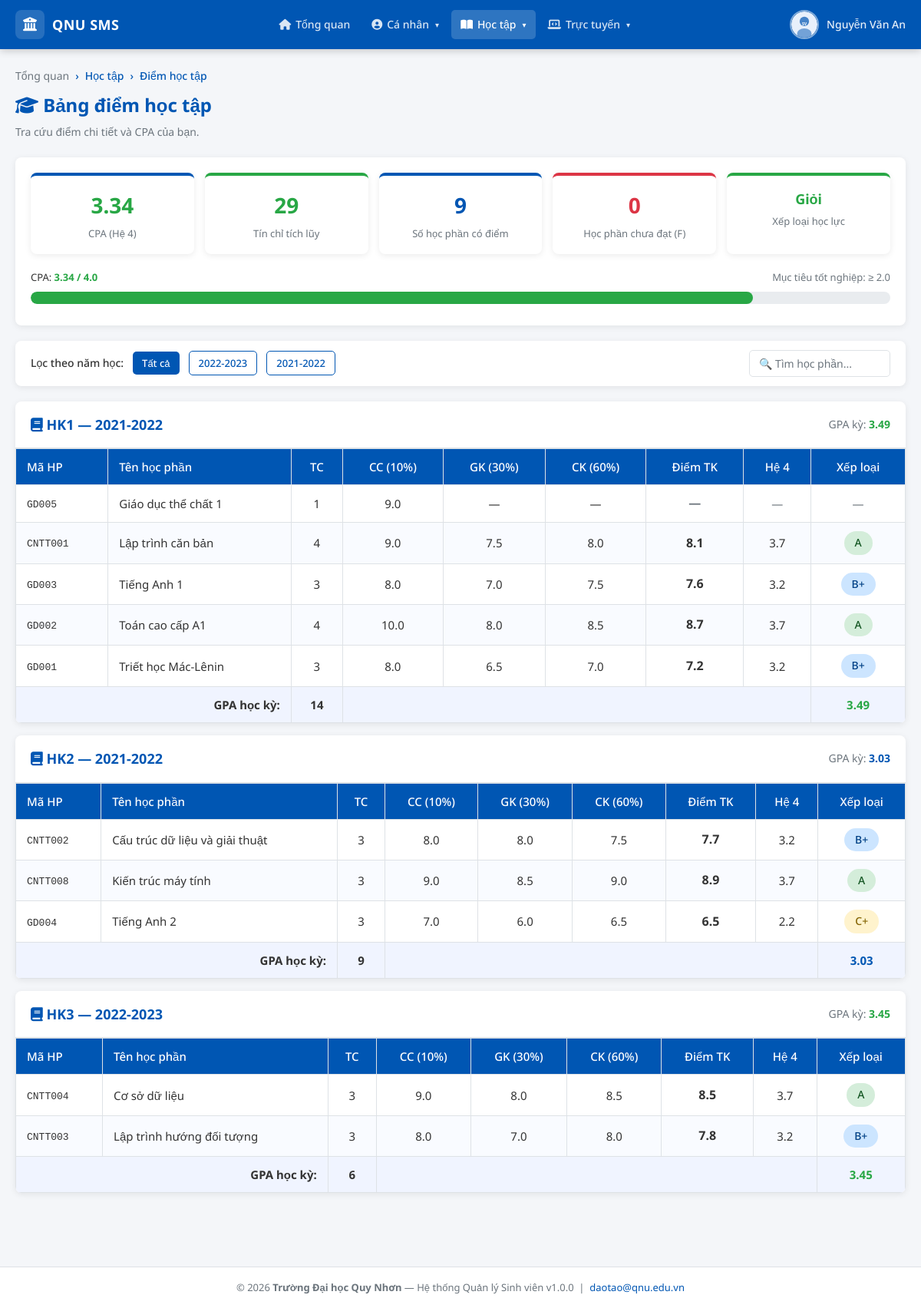
Page /student/hoc_tap/diem_hoc_tap.php (signed in) on the committed database.
### tables this page shows
CREATE TABLE IF NOT EXISTS `sinh_vien` (
  `id` INT AUTO_INCREMENT PRIMARY KEY,
  `user_id` INT NOT NULL,
  `ma_sv` VARCHAR(20) NOT NULL UNIQUE,
  `ho_ten` VARCHAR(100) NOT NULL,
  `ngay_sinh` DATE,
  `gioi_tinh` ENUM('Nam','Nữ','Khác') DEFAULT 'Nam',
  `dia_chi` TEXT,
  `email` VARCHAR(100),
  `so_dien_thoai` VARCHAR(15),
  `nganh` VARCHAR(100),
  `khoa` VARCHAR(100),
  `lop` VARCHAR(50),
  `nien_khoa` VARCHAR(20),
  `trang_thai` ENUM('Đang học','Tạm dừng','Tốt nghiệp','Thôi học') DEFAULT 'Đang học',
  `anh_dai_dien` VARCHAR(255) DEFAULT NULL,
  FOREIGN KEY (`user_id`) REFERENCES `users`(`id`) ON DELETE CASCADE
);

CREATE TABLE IF NOT EXISTS `diem_hoc_tap` (
  `id` INT AUTO_INCREMENT PRIMARY KEY,
  `sinh_vien_id` INT NOT NULL,
  `hoc_phan_id` INT NOT NULL,
  `hoc_ky` INT NOT NULL,
  `nam_hoc` VARCHAR(20) NOT NULL,
  `diem_cc` FLOAT DEFAULT NULL COMMENT 'Điểm chuyên cần (10%)',
  `diem_gk` FLOAT DEFAULT NULL COMMENT 'Điểm giữa kỳ (30%)',
  `diem_ck` FLOAT DEFAULT NULL COMMENT 'Điểm cuối kỳ (60%)',
  `diem_tong` FLOAT DEFAULT NULL COMMENT 'Điểm tổng kết (thang 10)',
  `diem_chu` VARCHAR(5) DEFAULT NULL COMMENT 'A+, A, B+, B, ...',
  `diem_he4` FLOAT DEFAULT NULL COMMENT 'Điểm hệ 4',
  UNIQUE KEY `unique_diem` (`sinh_vien_id`,`hoc_phan_id`,`hoc_ky`,`nam_hoc`),
  FOREIGN KEY (`sinh_vien_id`) REFERENCES `sinh_vien`(`id`) ON DELETE CASCADE,
  FOREIGN KEY (`hoc_phan_id`) REFERENCES `hoc_phan`(`id`) ON DELETE CASCADE
);

CREATE TABLE IF NOT EXISTS `hoc_phan` (
  `id` INT AUTO_INCREMENT PRIMARY KEY,
  `ma_hp` VARCHAR(20) NOT NULL UNIQUE,
  `ten_hp` VARCHAR(150) NOT NULL,
  `so_tin_chi` INT NOT NULL DEFAULT 3,
  `loai` ENUM('Bắt buộc','Tự chọn','Đại cương') DEFAULT 'Bắt buộc',
  `hoc_ky` INT NOT NULL DEFAULT 1,
  `nien_khoa` VARCHAR(20),
  `thu` TINYINT DEFAULT NULL COMMENT '2=Thứ 2, ..., 8=Chủ nhật',
  `tiet_bat_dau` TINYINT DEFAULT NULL,
  `so_tiet` TINYINT DEFAULT NULL,
  `phong_hoc` VARCHAR(50) DEFAULT NULL,
  `giang_vien` VARCHAR(100) DEFAULT NULL,
  `si_so_toi_da` INT DEFAULT 50,
  `si_so_hien_tai` INT DEFAULT 0,
  `ma_hp_tien_quyet` VARCHAR(20) DEFAULT NULL
);

### includes/session.php (called while the page is built, shortened)
<?php
function getCurrentStudent(): ?array {
    $db = getDB();
    $uid = (int)$_SESSION['user_id'];
    $sql = "SELECT sv.*, u.username FROM sinh_vien sv
            JOIN users u ON u.id = sv.user_id
            WHERE sv.user_id = ?";
    $stmt = $db->prepare($sql);
    $stmt->bind_param('i', $uid);
    $stmt->execute();
    $result = $stmt->get_result();
    return $result->fetch_assoc() ?: null;
}
function e(string $str): string {
    return htmlspecialchars($str, ENT_QUOTES, 'UTF-8');
}
function badgeDiemChu(string $chu): string {
    $map = ['A+'=>'success','A'=>'success','B+'=>'primary','B'=>'primary',
            'C+'=>'warning','C'=>'warning','D+'=>'secondary','D'=>'secondary','F'=>'danger'];
    return $map[$chu] ?? 'secondary';
}
?>

### student/hoc_tap/diem_hoc_tap.php (the view, shortened to what this page needs)
<?php
require_once ROOT . '/includes/session.php';
$sv = getCurrentStudent();
$db  = getDB();
$sid = (int)$sv['id'];
$nh_filter = $db->real_escape_string($_GET['nh'] ?? '');
$list_nh = $db->query("SELECT DISTINCT nam_hoc FROM diem_hoc_tap WHERE sinh_vien_id=$sid ORDER BY nam_hoc DESC")->fetch_all(MYSQLI_ASSOC);
$where_nh = $nh_filter ? "AND d.nam_hoc='$nh_filter'" : '';
$diem_list = $db->query("
    SELECT d.*, hp.ten_hp, hp.ma_hp, hp.so_tin_chi, hp.loai
    FROM diem_hoc_tap d
    JOIN hoc_phan hp ON hp.id = d.hoc_phan_id
    WHERE d.sinh_vien_id = $sid $where_nh
    ORDER BY d.nam_hoc, d.hoc_ky, hp.ten_hp
")->fetch_all(MYSQLI_ASSOC);
$by_nh_hk = [];
foreach ($diem_list as $d) {
    $by_nh_hk[$d['nam_hoc']][$d['hoc_ky']][] = $d;
}
$r_cpa = $db->query("
    SELECT SUM(d.diem_he4 * hp.so_tin_chi) / SUM(hp.so_tin_chi) AS cpa,
           SUM(hp.so_tin_chi) AS tc_tich_luy,
           COUNT(*) AS so_mon
    FROM diem_hoc_tap d
    JOIN hoc_phan hp ON hp.id = d.hoc_phan_id
    WHERE d.sinh_vien_id = $sid AND d.diem_he4 IS NOT NULL
");
$cpa_data = $r_cpa->fetch_assoc();
$cpa        = round((float)($cpa_data['cpa'] ?? 0), 2);
$tc_tich_luy= (int)($cpa_data['tc_tich_luy'] ?? 0);
$so_mon     = (int)($cpa_data['so_mon'] ?? 0);
$r_f = $db->query("SELECT COUNT(*) AS cnt FROM diem_hoc_tap WHERE sinh_vien_id=$sid AND diem_he4 IS NOT NULL AND diem_he4 < 1.0");
$so_mon_F = (int)($r_f->fetch_assoc()['cnt'] ?? 0);
function xepLoaiHocLuc(float $cpa): string {
    if ($cpa >= 3.2) return 'Giỏi';
    return 'Yếu';
}
function colorCPA(float $cpa): string {
    if ($cpa >= 3.2) return 'var(--success)';
    if ($cpa >= 2.5) return 'var(--primary)';
    return 'var(--danger)';
}
$active_menu = 'hoc_tap';
require_once ROOT . '/includes/header.php';
?>
<?php require_once ROOT . '/includes/navbar_student.php'; ?>
<div class="student-wrapper">
  <div class="student-container">
    <div class="page-title fade-in">
      <div class="breadcrumb">
        <a href="<?= BASE_URL ?>/student/dashboard.php">Tổng quan</a>
        <span>›</span><span>Học tập</span>
        <span>›</span><span>Điểm học tập</span>
      </div>
      <h1><i class="fas fa-graduation-cap"></i> Bảng điểm học tập</h1>
      <p>Tra cứu điểm chi tiết và CPA của bạn.</p>
    </div>
    <div class="card mb-20 fade-in">
      <div class="card-body">
        <div class="diem-summary">
          <div class="diem-summary-item">
            <div class="ds-value" style="color:<?= colorCPA($cpa) ?>"><?= number_format($cpa, 2) ?></div>
            <div class="ds-label">CPA (Hệ 4)</div>
          </div>
          <div class="diem-summary-item green-top">
            <div class="ds-value"><?= $tc_tich_luy ?></div>
            <div class="ds-label">Tín chỉ tích lũy</div>
          </div>
          <div class="diem-summary-item">
            <div class="ds-value"><?= $so_mon ?></div>
            <div class="ds-label">Số học phần có điểm</div>
          </div>
          <div class="diem-summary-item red-top">
            <div class="ds-value"><?= $so_mon_F ?></div>
            <div class="ds-label">Học phần chưa đạt (F)</div>
          </div>
          <div class="diem-summary-item green-top">
            <div class="ds-value" style="font-size:18px"><?= xepLoaiHocLuc($cpa) ?></div>
            <div class="ds-label">Xếp loại học lực</div>
          </div>
        </div>
        <div>
          <div style="display:flex;justify-content:space-between;font-size:13px;margin-bottom:6px">
            <span>CPA: <strong style="color:<?= colorCPA($cpa) ?>"><?= number_format($cpa,2) ?> / 4.0</strong></span>
            <span style="color:var(--text-muted)">Mục tiêu tốt nghiệp: ≥ 2.0</span>
          </div>
          <div class="progress" style="height:16px">
            <div class="progress-bar <?= $cpa >= 3.2 ? 'green' : ($cpa >= 2.0 ? '' : 'red') ?>"
                 style="width:0" data-width="<?= min(100, round($cpa/4*100)) ?>"></div>
          </div>
        </div>
      </div>
    </div>
    <div class="card mb-20 fade-in">
      <div class="card-body" style="padding:12px 20px;display:flex;gap:12px;align-items:center;flex-wrap:wrap">
        <span style="font-size:14px;font-weight:500">Lọc theo năm học:</span>
        <a href="<?= BASE_URL ?>/student/hoc_tap/diem_hoc_tap.php"
           class="btn btn-sm <?= !$nh_filter ? 'btn-primary' : 'btn-outline' ?>">Tất cả</a>
        <?php foreach ($list_nh as $nh): ?>
          <a href="?nh=<?= urlencode($nh['nam_hoc']) ?>"
             class="btn btn-sm <?= $nh_filter===$nh['nam_hoc'] ? 'btn-primary' : 'btn-outline' ?>">
            <?= e($nh['nam_hoc']) ?>
          </a>
        <?php endforeach; ?>
        <div style="margin-left:auto">
          <input type="text" id="tableSearch" data-table="#diemTable"
                 placeholder="🔍 Tìm học phần..." class="form-control"
                 style="max-width:220px;padding:7px 12px;font-size:14px">
        </div>
      </div>
    </div>
    <?php foreach ($by_nh_hk as $nh => $hk_groups): ?>
      <?php foreach ($hk_groups as $hk => $mons):
        $sum_tc = 0; $sum_diem = 0;
        foreach ($mons as $m) {
            if (!is_null($m['diem_he4'])) { $sum_tc += $m['so_tin_chi']; $sum_diem += $m['diem_he4'] * $m['so_tin_chi']; }
        }
        $cpa_hk = $sum_tc > 0 ? round($sum_diem / $sum_tc, 2) : 0;
      ?>
      <div class="card mb-16 fade-in">
        <div class="card-header">
          <h3><i class="fas fa-book"></i>
            HK<?= (int)$hk ?> — <?= e($nh) ?>
          </h3>
          <span style="font-size:14px;color:var(--text-muted)">
            GPA kỳ: <strong style="color:<?= colorCPA($cpa_hk) ?>"><?= number_format($cpa_hk,2) ?></strong>
          </span>
        </div>
        <div class="table-wrap">
        <table id="diemTable">
          <thead><tr>
            <th>Mã HP</th>
            <th>Tên học phần</th>
            <th style="text-align:center">TC</th>
            <th style="text-align:center">CC (10%)</th>
            <th style="text-align:center">GK (30%)</th>
            <th style="text-align:center">CK (60%)</th>
            <th style="text-align:center">Điểm TK</th>
            <th style="text-align:center">Hệ 4</th>
            <th style="text-align:center">Xếp loại</th>
          </tr></thead>
          <tbody>
          <?php foreach ($mons as $m): ?>
          <tr>
            <td><code style="font-size:13px"><?= e($m['ma_hp']) ?></code></td>
            <td><?= e($m['ten_hp']) ?></td>
            <td style="text-align:center"><?= (int)$m['so_tin_chi'] ?></td>
            <td style="text-align:center"><?= is_null($m['diem_cc']) ? '—' : number_format((float)$m['diem_cc'],1) ?></td>
            <td style="text-align:center"><?= is_null($m['diem_gk']) ? '—' : number_format((float)$m['diem_gk'],1) ?></td>
            <td style="text-align:center"><?= is_null($m['diem_ck']) ? '—' : number_format((float)$m['diem_ck'],1) ?></td>
            <td style="text-align:center;font-weight:700;font-size:16px;color:<?= is_null($m['diem_tong']) ? 'var(--text-muted)' : (($m['diem_tong']>=5)?'var(--text)':'var(--danger)') ?>">
              <?= is_null($m['diem_tong']) ? '—' : number_format((float)$m['diem_tong'],1) ?>
            </td>
            <td style="text-align:center">
              <?= is_null($m['diem_he4']) ? '<span style="color:var(--text-muted)">—</span>' : number_format((float)$m['diem_he4'],1) ?>
            </td>
            <td style="text-align:center">
              <?php if (!is_null($m['diem_chu'])): ?>
                <span class="badge badge-<?= badgeDiemChu($m['diem_chu']) ?>" style="font-size:14px;padding:4px 14px">
                  <?= e($m['diem_chu']) ?>
                </span>
              <?php else: ?>
                <span style="color:var(--text-muted)">—</span>
              <?php endif; ?>
            </td>
          </tr>
          <?php endforeach; ?>
          </tbody>
          <tfoot>
            <tr style="background:#f0f4ff;font-weight:700">
              <td colspan="2" style="border:1px solid var(--border);padding:10px 14px;text-align:right">
                GPA học kỳ:
              </td>
              <td style="border:1px solid var(--border);text-align:center"><?= $sum_tc ?></td>
              <td colspan="5" style="border:1px solid var(--border)"></td>
              <td style="border:1px solid var(--border);text-align:center;color:<?= colorCPA($cpa_hk) ?>">
                <?= number_format($cpa_hk,2) ?>
              </td>
            </tr>
          </tfoot>
        </table>
        </div>
      </div>
      <?php endforeach; ?>
    <?php endforeach; ?>
  </div>
</div>
<?php require_once ROOT . '/includes/footer.php'; ?>

### includes/navbar_student.php (shortened to what this page needs)
<?php
$_base = BASE_URL;
$_name = isset($sv) ? e($sv['ho_ten']) : 'Sinh viên';
$_avatar = (isset($sv) && !empty($sv['anh_dai_dien']))
         ? $_base . '/uploads/' . e($sv['anh_dai_dien'])
         : $_base . '/assets/img/default-avatar.svg';
$_menu = $active_menu ?? '';
?>
<nav class="student-navbar" role="navigation" aria-label="Main navigation">
  <div class="navbar-inner">
    <a href="<?= $_base ?>/student/dashboard.php" class="navbar-brand" aria-label="QNU SMS - Trang chủ">
      <div class="logo-icon"><i class="fas fa-university"></i></div>
      <span>QNU SMS</span>
    </a>
    <ul class="navbar-nav" id="navMenu" role="menubar">
      <li class="nav-item" role="none">
        <a href="<?= $_base ?>/student/dashboard.php"
           class="nav-link <?= $_menu === 'dashboard' ? 'active' : '' ?>"
           role="menuitem">
          <i class="fas fa-home"></i> Tổng quan
        </a>
      </li>
      <li class="nav-item dropdown" role="none">
        <a href="#" class="nav-link <?= $_menu === 'ca_nhan' ? 'active' : '' ?>" role="menuitem" aria-haspopup="true">
          <i class="fas fa-user-circle"></i> Cá nhân <span class="arrow">▾</span>
        </a>
      </li>
      <li class="nav-item dropdown" role="none">
        <a href="#" class="nav-link <?= $_menu === 'hoc_tap' ? 'active' : '' ?>" role="menuitem" aria-haspopup="true">
          <i class="fas fa-book-open"></i> Học tập <span class="arrow">▾</span>
        </a>
      </li>
      <li class="nav-item dropdown" role="none">
        <a href="#" class="nav-link <?= $_menu === 'truc_tuyen' ? 'active' : '' ?>" role="menuitem" aria-haspopup="true">
          <i class="fas fa-laptop-code"></i> Trực tuyến <span class="arrow">▾</span>
        </a>
      </li>
    </ul>
    <div class="navbar-user" id="userMenu">
      <img src="<?= $_avatar ?>" alt="Avatar" class="user-avatar" id="userAvatarToggle">
      <span class="user-name"><?= $_name ?></span>
    </div>
  </div>
</nav>

### rows in the picture
sinh_vien: ho_ten "Nguyễn Văn An"
diem_hoc_tap: hoc_phan.ma_hp "GD005", hoc_phan.ten_hp "Giáo dục thể chất 1", hoc_phan.so_tin_chi "1", diem_cc "9.0"
diem_hoc_tap: hoc_phan.ma_hp "CNTT001", hoc_phan.ten_hp "Lập trình căn bản", hoc_phan.so_tin_chi "4", diem_cc "9.0", diem_gk "7.5", diem_ck "8.0", diem_tong "8.1", diem_he4 "3.7", diem_chu "A"
diem_hoc_tap: hoc_phan.ma_hp "GD003", hoc_phan.ten_hp "Tiếng Anh 1", hoc_phan.so_tin_chi "3", diem_cc "8.0", diem_gk "7.0", diem_ck "7.5", diem_tong "7.6", diem_he4 "3.2", diem_chu "B+"
diem_hoc_tap: hoc_phan.ma_hp "GD002", hoc_phan.ten_hp "Toán cao cấp A1", hoc_phan.so_tin_chi "4", diem_cc "10.0", diem_gk "8.0", diem_ck "8.5", diem_tong "8.7", diem_he4 "3.7", diem_chu "A"
diem_hoc_tap: hoc_phan.ma_hp "GD001", hoc_phan.ten_hp "Triết học Mác-Lênin", hoc_phan.so_tin_chi "3", diem_cc "8.0", diem_gk "6.5", diem_ck "7.0", diem_tong "7.2", diem_he4 "3.2", diem_chu "B+"
diem_hoc_tap: hoc_phan.ma_hp "CNTT002", hoc_phan.ten_hp "Cấu trúc dữ liệu và giải thuật", hoc_phan.so_tin_chi "3", diem_cc "8.0", diem_gk "8.0", diem_ck "7.5", diem_tong "7.7", diem_he4 "3.2", diem_chu "B+"
diem_hoc_tap: hoc_phan.ma_hp "CNTT008", hoc_phan.ten_hp "Kiến trúc máy tính", hoc_phan.so_tin_chi "3", diem_cc "9.0", diem_gk "8.5", diem_ck "9.0", diem_tong "8.9", diem_he4 "3.7", diem_chu "A"
diem_hoc_tap: hoc_phan.ma_hp "GD004", hoc_phan.ten_hp "Tiếng Anh 2", hoc_phan.so_tin_chi "3", diem_cc "7.0", diem_gk "6.0", diem_ck "6.5", diem_tong "6.5", diem_he4 "2.2", diem_chu "C+"
diem_hoc_tap: hoc_phan.ma_hp "CNTT004", hoc_phan.ten_hp "Cơ sở dữ liệu", hoc_phan.so_tin_chi "3", diem_cc "9.0", diem_gk "8.0", diem_ck "8.5", diem_tong "8.5", diem_he4 "3.7", diem_chu "A"
diem_hoc_tap: hoc_phan.ma_hp "CNTT003", hoc_phan.ten_hp "Lập trình hướng đối tượng", hoc_phan.so_tin_chi "3", diem_cc "8.0", diem_gk "7.0", diem_ck "8.0", diem_tong "7.8", diem_he4 "3.2", diem_chu "B+"

### other values in the picture
$cpa "3.34"
$tc_tich_luy "29"
$so_mon "9"
$so_mon_F "0"
xepLoaiHocLuc($cpa) "Giỏi"
$nh['nam_hoc'] "2022-2023"
$nh['nam_hoc'] "2021-2022"
$hk "1"
$nh "2021-2022"
$cpa_hk "3.49"
$sum_tc "14"
$hk "2"
$cpa_hk "3.03"
$sum_tc "9"
$hk "3"
